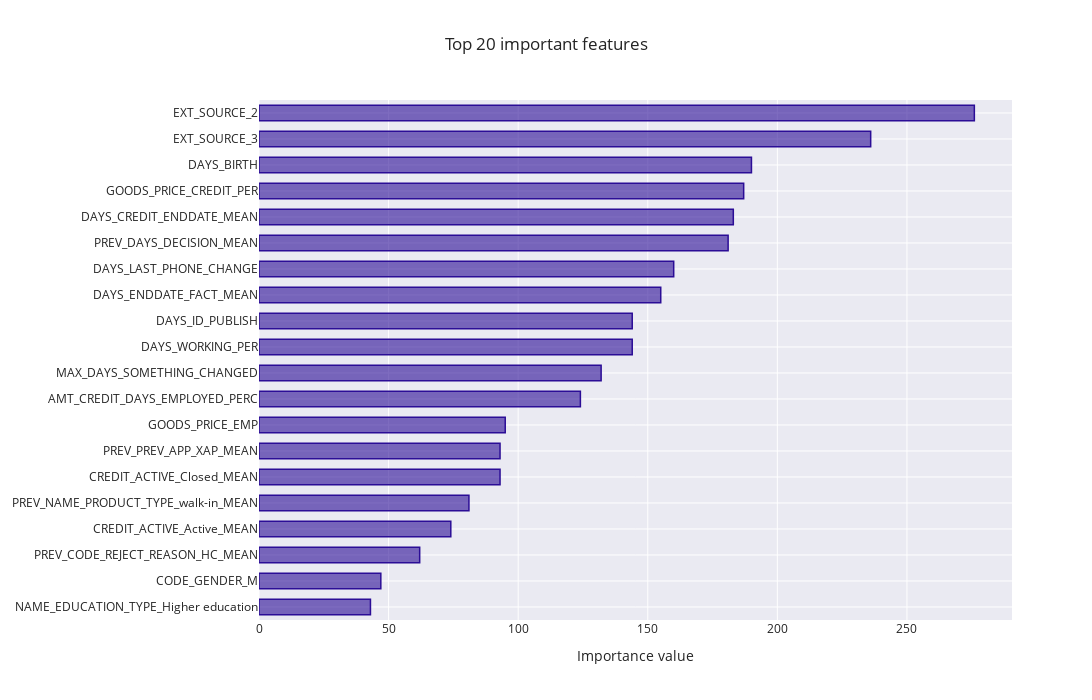

The notebook cell this image was saved under:
### Code cell
# Feature importance
feature_importance_plot(pipe[-1].feature_importances_,train,(LOG,run,'Modele/[Out of bag]/'))

### Figure 1 — Plotly figure (JSON) as saved in the notebook; plotly's stock layout.template omitted (floating-point values rounded to 4 significant figures)
{"data": [{"marker": {"color": "rgba(43, 13, 150, 0.6)", "line": {"color": "rgba(43, 13, 150, 1.0)", "width": 1.5}}, "orientation": "h", "type": "bar", "x": [43, 47, 62, 74, 81, 93, 93, 95, 124, 132, 144, 144, 155, 160, 181, 183, 187, 190, 236, 276], "y": ["NAME_EDUCATION_TYPE_Higher education", "CODE_GENDER_M", "PREV_CODE_REJECT_REASON_HC_MEAN", "CREDIT_ACTIVE_Active_MEAN", "PREV_NAME_PRODUCT_TYPE_walk-in_MEAN", "CREDIT_ACTIVE_Closed_MEAN", "PREV_PREV_APP_XAP_MEAN", "GOODS_PRICE_EMP", "AMT_CREDIT_DAYS_EMPLOYED_PERC", "MAX_DAYS_SOMETHING_CHANGED", "DAYS_WORKING_PER", "DAYS_ID_PUBLISH", "DAYS_ENDDATE_FACT_MEAN", "DAYS_LAST_PHONE_CHANGE", "PREV_DAYS_DECISION_MEAN", "DAYS_CREDIT_ENDDATE_MEAN", "GOODS_PRICE_CREDIT_PER", "DAYS_BIRTH", "EXT_SOURCE_3", "EXT_SOURCE_2"]}], "layout": {"autosize": false, "bargap": 0.4, "height": 700, "title": {"text": "Top 20 important features"}, "width": 1300, "xaxis": {"autorange": true, "range": [0, 290.5], "title": {"text": "Importance value"}, "type": "linear"}, "yaxis": {"automargin": true, "autorange": true, "range": [-0.5, 19.5], "type": "category"}}}
